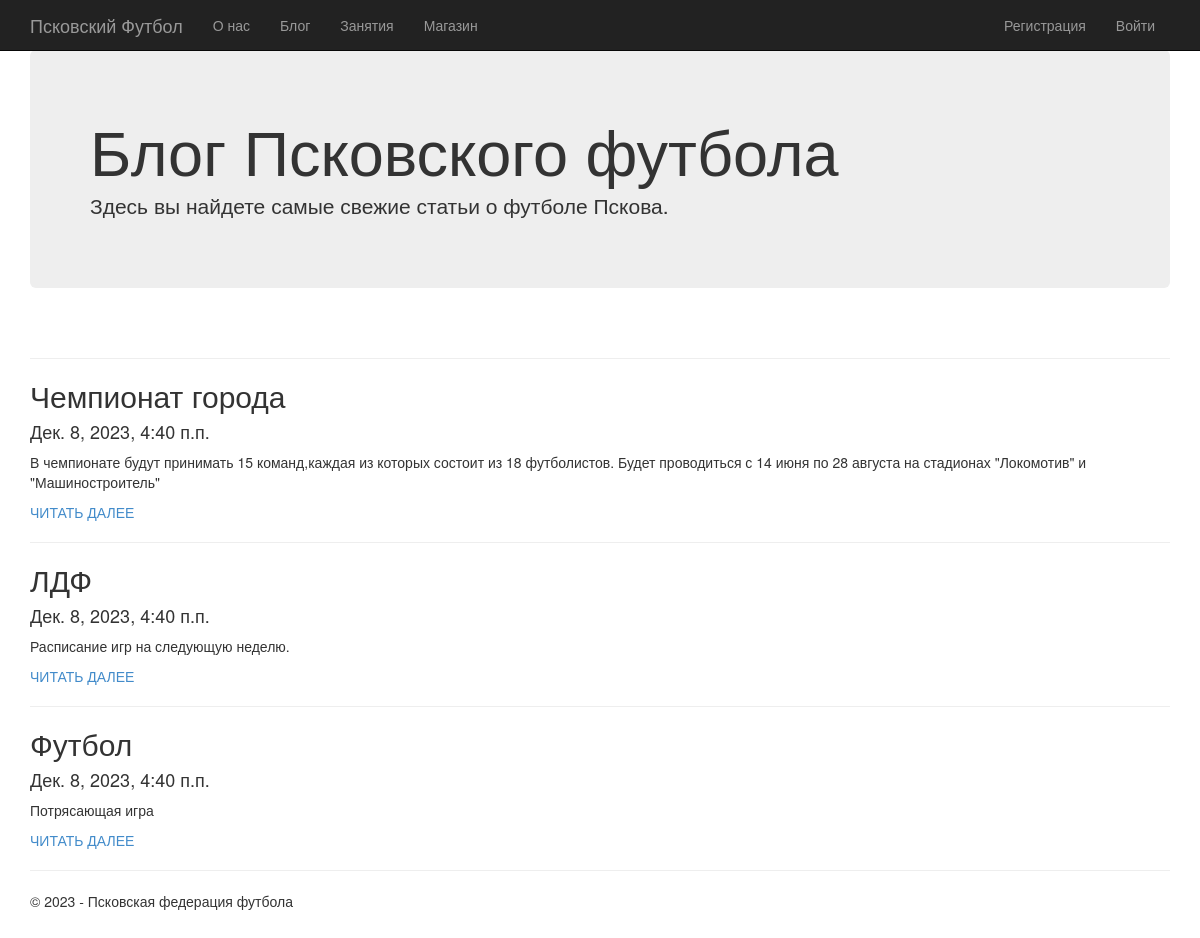
Screenshot of /blog/ with the database file from the repository.
### app/models.py (models this page shows, shortened)
class Blog(models.Model):
    title = models.CharField(max_length = 100, unique_for_date = "posted", verbose_name = "Заголовок")
    descriprion = models.TextField(verbose_name = "Краткое содержание")
    content = models.TextField(verbose_name = "Полное содержание")
    posted = models.DateTimeField(default = datetime.now(), db_index = True, verbose_name = "Опубликовано")
    image = models.FileField(default = 'temp', verbose_name = "Путь к картинке")
    class Meta:
        db_table = "Posts"
        ordering = ["-posted"]
        verbose_name = "Статья блога"
        verbose_name_plural = "статьи блога"

### app/views.py (the view)
# urls.py: path('blog/', views.blog, name='blog'),
def blog(request):
    posts = models.Blog.objects.all()
    assert isinstance(request, HttpRequest)
    return render(
        request,
        'blog.html',
        {
            'title':'Блог',
            'posts': posts,
            'year':datetime.now().year,
        }
    )

### app/templates/blog.html
{% extends "layout.html" %}
{% block content %}
<div class="jumbotron">
	<h1>Блог Псковского футбола</h1>
	<p class="lead">
		Здесь вы найдете самые свежие статьи о футболе Пскова.
	</p>
</div>
<br />
{% for post in posts %}
<hr />
<div class="post">
<h2>{{post.title}}</h2>
<h4>{{post.posted}}</h4>
<p>{{post.descriprion}}</p>
<p><a href="{% url 'blogpost' parametr=post.id %}"> ЧИТАТЬ ДАЛЕЕ </a> </p>
</div>
{% endfor %}
{% endblock %}

### app/static/content/site.css (style rules this page uses)
body { padding-top: 50px; padding-bottom: 20px; }
.post { transition: .25s; }

### rows the page displays
Blog: title "Чемпионат города", posted "Дек. 8, 2023, 4:40 п.п.", descriprion "В чемпионате будут принимать 15 команд,каждая из которых состоит из 18 футболистов. Будет проводиться с 14 июня по 28 августа на стадионах \"Локомотив\" и \"Машиностроитель\""
Blog: title "ЛДФ", posted "Дек. 8, 2023, 4:40 п.п.", descriprion "Расписание игр на следующую неделю."
Blog: title "Футбол", posted "Дек. 8, 2023, 4:40 п.п.", descriprion "Потрясающая игра"
